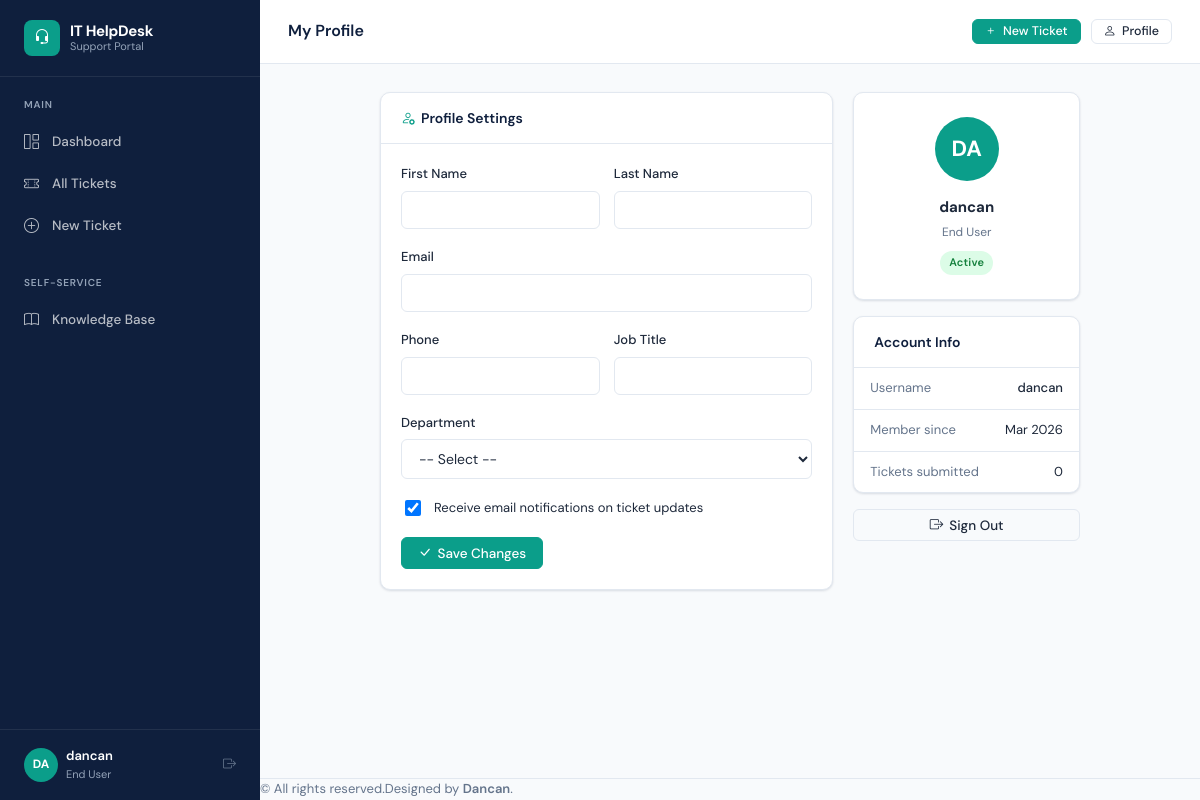
Page /accounts/profile/ (signed in) on the earlier database version.
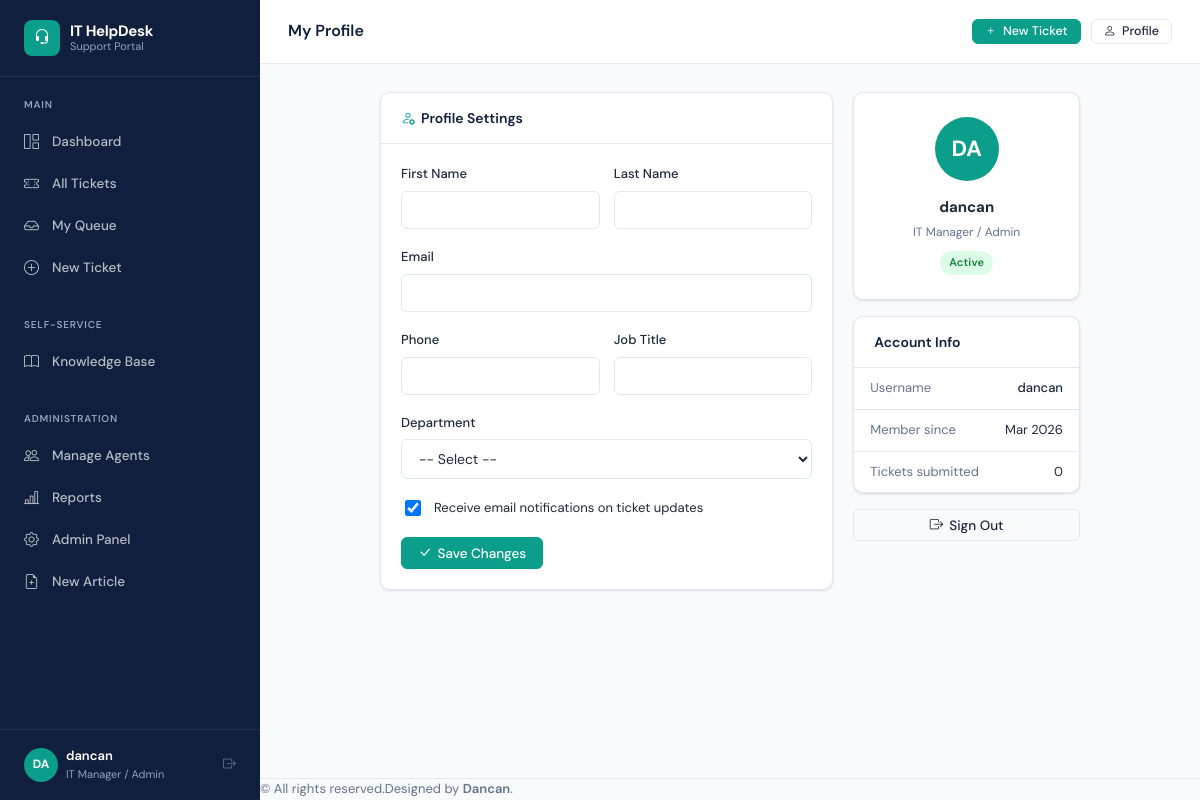
Same page on the later database version.
### accounts/models.py (models this page shows, shortened)
class User(AbstractUser):
    ROLE_END_USER = 'end_user'
    ROLE_AGENT = 'agent'
    ROLE_MANAGER = 'manager'
    ROLE_CHOICES = [
        (ROLE_END_USER, 'End User'),
        (ROLE_AGENT, 'IT Support Agent'),
        (ROLE_MANAGER, 'IT Manager / Admin'),
    ]
    role = models.CharField(max_length=20, choices=ROLE_CHOICES, default=ROLE_END_USER)
    department = models.ForeignKey(
        Department, on_delete=models.SET_NULL, null=True, blank=True, related_name='users'
    )
    phone = models.CharField(max_length=20, blank=True)
    avatar = models.ImageField(upload_to='avatars/', blank=True, null=True)
    job_title = models.CharField(max_length=100, blank=True)
    is_active = models.BooleanField(default=True)
    email_notifications = models.BooleanField(default=True)
    created_at = models.DateTimeField(auto_now_add=True)
    @property
    def is_end_user(self):
        return self.role == self.ROLE_END_USER
    @property
    def is_manager(self):
        return self.role == self.ROLE_MANAGER
    def get_initials(self):
        if self.first_name and self.last_name:
            return f"{self.first_name[0]}{self.last_name[0]}".upper()
        return self.username[:2].upper()

### accounts/views.py (the view)
# urls.py: path('profile/', views.profile_view, name='profile'),
@login_required
def profile_view(request):
    form = UserProfileForm(request.POST or None, request.FILES or None, instance=request.user)
    if request.method == 'POST' and form.is_valid():
        form.save()
        messages.success(request, 'Profile updated successfully.')
        return redirect('accounts:profile')
    recent_tickets = Ticket.objects.filter(submitted_by=request.user).order_by('-created_at')[:5]
    return render(request, 'accounts/profile.html', {'form': form, 'recent_tickets': recent_tickets})

### accounts/forms.py
class UserProfileForm(forms.ModelForm):
    class Meta:
        model = User
        fields = ['first_name', 'last_name', 'email', 'phone', 'job_title', 'department', 'avatar', 'email_notifications']
        widgets = {
            'first_name': forms.TextInput(attrs={'class': 'form-control'}),
            'last_name': forms.TextInput(attrs={'class': 'form-control'}),
            'email': forms.EmailInput(attrs={'class': 'form-control'}),
            'phone': forms.TextInput(attrs={'class': 'form-control'}),
            'job_title': forms.TextInput(attrs={'class': 'form-control'}),
        }

### templates/accounts/profile.html (shortened to what the changed rows need)
{% extends "base/base.html" %}
{% block page_title %}My Profile{% endblock %}
{% block content %}
<div style="max-width:700px;margin:0 auto;">
  <div class="grid-2-1" style="align-items:start;">
    <div class="card">
      <div class="card-body">
        <form method="post" enctype="multipart/form-data">
          <div style="display:flex;align-items:center;gap:10px;margin-bottom:18px;">
            <input type="checkbox" name="email_notifications" id="email_notif" style="width:16px;height:16px;"
              {% if user.email_notifications %}checked{% endif %}>
            <label for="email_notif" style="font-size:13px;cursor:pointer;">Receive email notifications on ticket updates</label>
          </div>
        </form>
      </div>
    </div>
    <div style="display:flex;flex-direction:column;gap:16px;">
      <div class="card">
        <div class="card-body" style="text-align:center;padding:24px;">
          <div class="avatar avatar-lg" style="width:64px;height:64px;font-size:22px;margin:0 auto 14px;background:var(--teal);">
            {{ user.get_initials }}
          </div>
          <div style="font-weight:700;font-size:15px;">{{ user.get_full_name|default:user.username }}</div>
          <div style="font-size:12px;color:var(--text-muted);margin-top:4px;">{{ user.get_role_display }}</div>
          <div style="margin-top:8px;">
            <span class="badge badge-resolved">Active</span>
          </div>
        </div>
      </div>
      <div class="card">
        <div class="card-body" style="padding:0;">
          <div style="padding:10px 16px;border-bottom:1px solid var(--border);display:flex;justify-content:space-between;font-size:13px;">
            <span class="text-muted">Username</span>
            <span style="font-weight:500;">{{ user.username }}</span>
          </div>
          <div style="padding:10px 16px;border-bottom:1px solid var(--border);display:flex;justify-content:space-between;font-size:13px;">
            <span class="text-muted">Member since</span>
            <span>{{ user.date_joined|date:"M Y" }}</span>
          </div>
        </div>
      </div>
    </div>
  </div>
</div>
{% endblock %}

### templates/base/base.html (shortened to what the changed rows need)
<!DOCTYPE html>
<html lang="en">
<head>
  <link rel="stylesheet" href="https://cdn.jsdelivr.net/npm/bootstrap-icons@1.11.3/font/bootstrap-icons.css">
  <link rel="stylesheet" href="/static/css/main.css">
</head>
<body>
<div class="app-wrapper">
  <aside class="sidebar" id="sidebar">
    <div class="sidebar-section">
      <ul class="sidebar-nav">
        {% if not user.is_end_user %}
        <li>
          <a href="{% url 'tickets:my_queue' %}" class="{% if request.resolver_match.url_name == 'my_queue' %}active{% endif %}">
            <i class="bi bi-inbox"></i> My Queue
          </a>
        </li>
        {% endif %}
      </ul>
    </div>
    {% if user.is_manager %}
    <div class="sidebar-section">
      <div class="sidebar-section-label">Administration</div>
      <ul class="sidebar-nav">
        <li>
          <a href="{% url 'accounts:agent_list' %}" class="{% if request.resolver_match.url_name == 'agent_list' %}active{% endif %}">
            <i class="bi bi-people"></i> Manage Agents
          </a>
        </li>
        <li>
          <a href="{% url 'dashboard:reports' %}" class="{% if request.resolver_match.url_name == 'reports' %}active{% endif %}">
            <i class="bi bi-bar-chart-line"></i> Reports
          </a>
        </li>
        <li>
          <a href="/admin/" target="_blank">
            <i class="bi bi-gear"></i> Admin Panel
          </a>
        </li>
        <li>
          <a href="{% url 'knowledge:article_create' %}" class="{% if request.resolver_match.url_name == 'article_create' %}active{% endif %}">
            <i class="bi bi-file-earmark-plus"></i> New Article
          </a>
        </li>
      </ul>
    </div>
    {% endif %}
    <div class="sidebar-footer">
      <div class="sidebar-user d-flex align-items-center gap-2">
        <div class="sidebar-user-avatar">{{ user.get_initials }}</div>
        <div class="sidebar-user-info">
          <div class="sidebar-user-name">{{ user.get_full_name|default:user.username }}</div>
          <div class="sidebar-user-role">{{ user.get_role_display }}</div>
        </div>
        <a href="{% url 'accounts:logout' %}" title="Logout" class="ms-auto text-muted">
          <i class="bi bi-box-arrow-right"></i>
        </a>
      </div>
    </div>
  </aside>
  <div class="main-content">
    <header class="topbar d-flex justify-content-between align-items-center">
      <h1 class="topbar-title mb-0">{% block page_title %}Dashboard{% endblock %}</h1>
    </header>
    <main class="page-content p-3">
      {% block content %}{% endblock %}
    </main>
  </div>
</div>
</body>
</html>

Differences in the rows shown:
changed User "DA": role "End User" → "IT Manager / Admin"
Other differences:
text now shown: "My Queue ADMINISTRATION Manage Agents Reports Admin Panel New Article"
